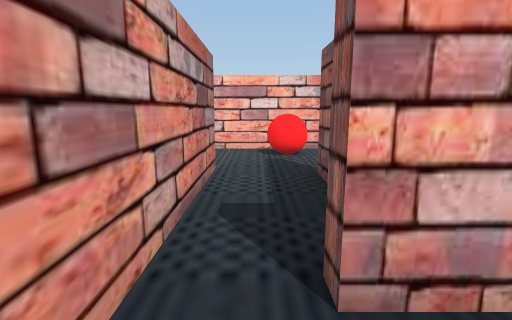
view 1 (above)

23 first-person views from a walk through a scene from a Unity 3-D project. The camera is 1.5 m above the floor, tilts 10° down and sees 85° across. The floor is counted in squares, 0.95 m on a side. Each view is taken from the middle of a square. On the plan, view 1 faces up. The plan holds only what a view shows up to about 14 squares ahead; the rest is blank. The place goes on beyond the plan. The player is left out.

view 2
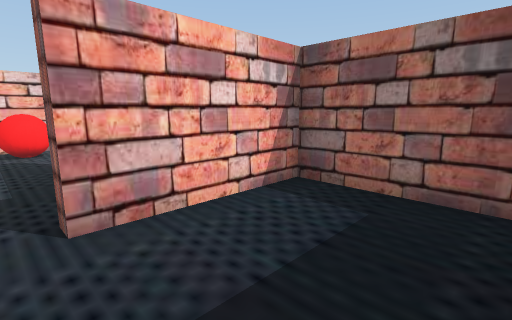

view 3
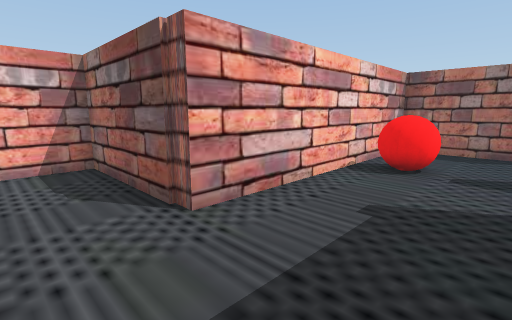

view 4
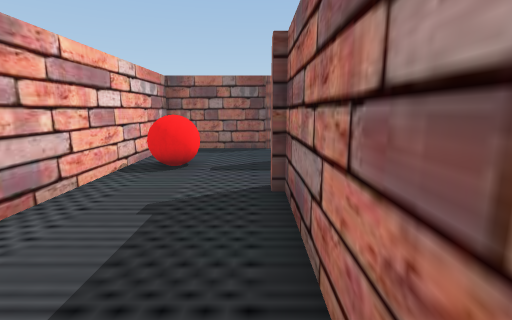

view 5
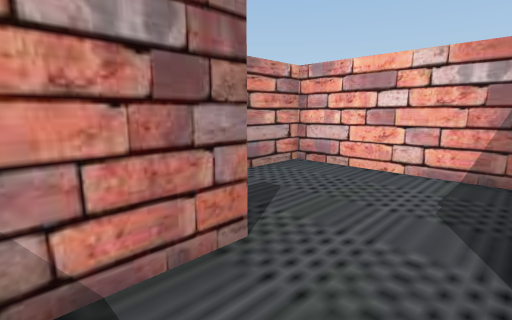

view 6
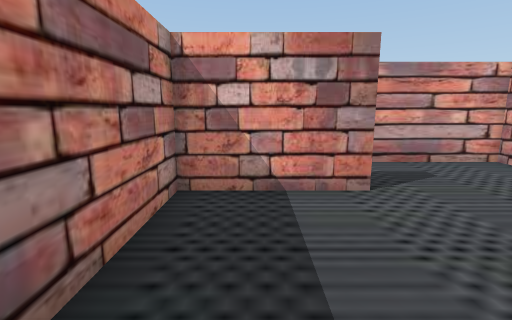

view 7
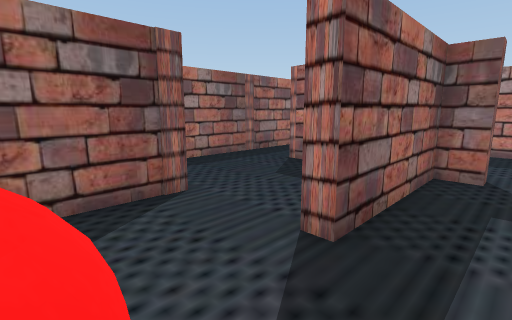

view 8
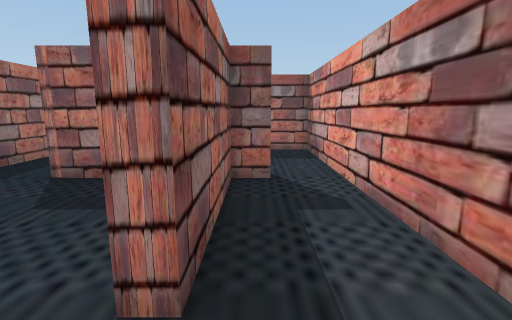

view 9
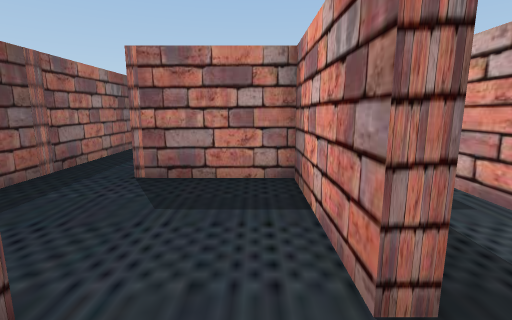

view 10
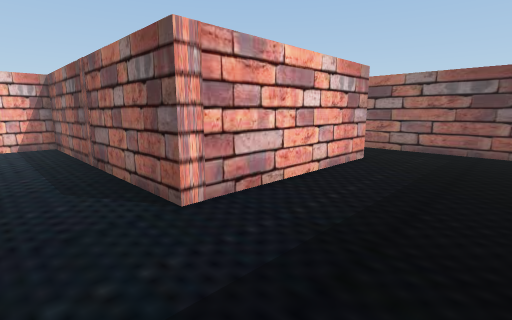

view 11
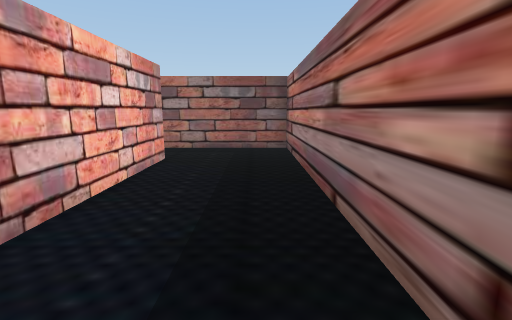

view 12
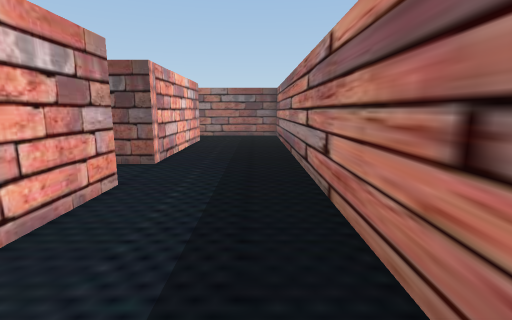

view 13
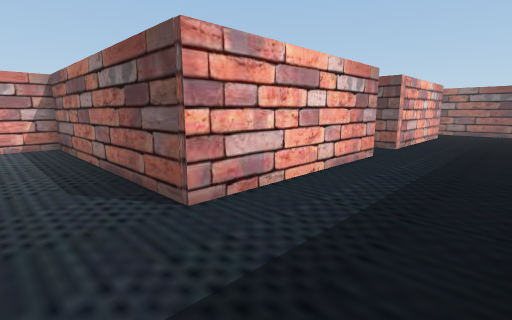

view 14
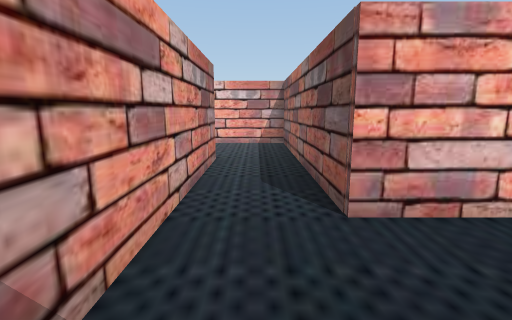

view 15
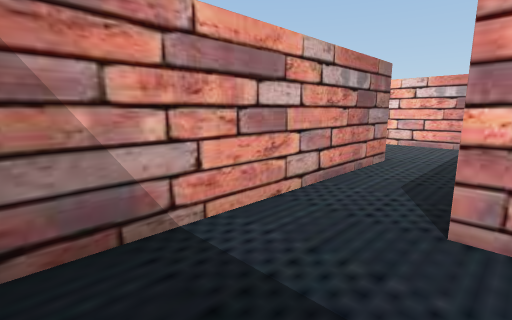

view 16
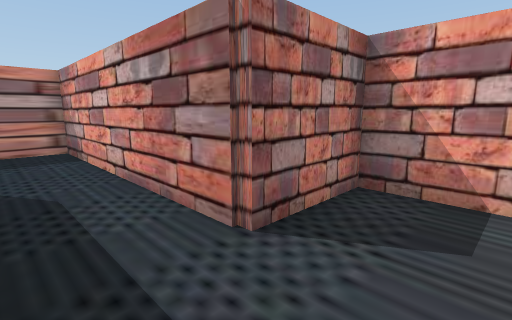

view 17
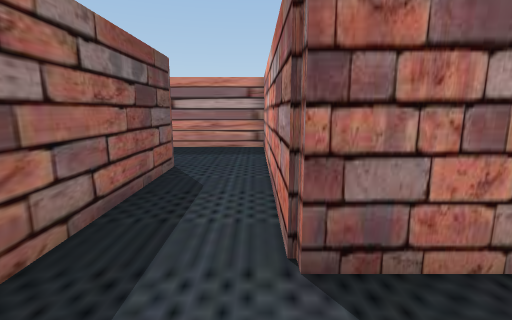

view 18
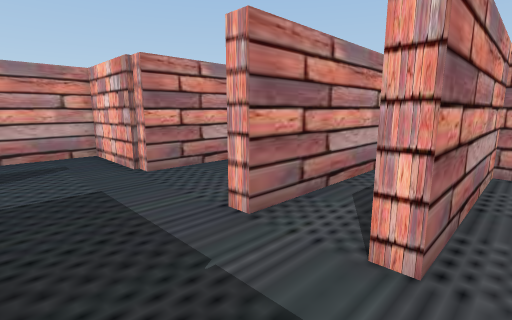

view 19
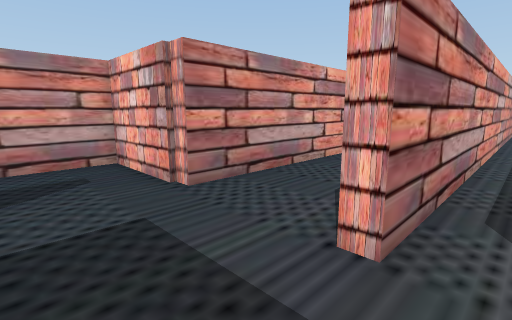

view 20
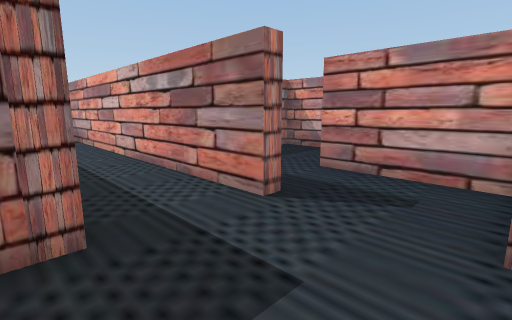

view 21
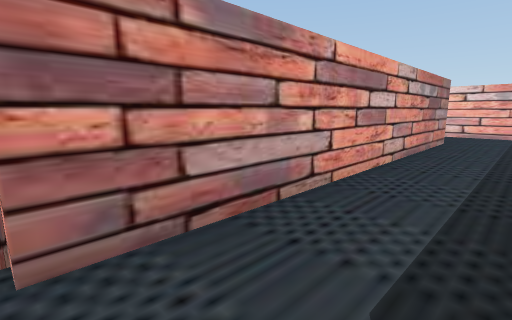

view 22
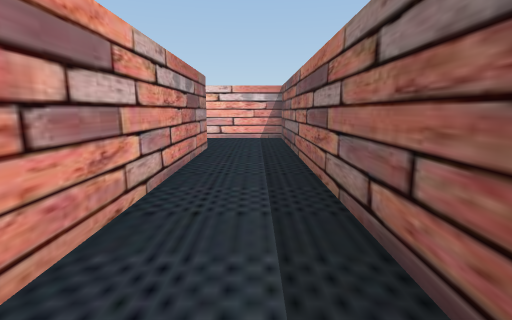

view 23
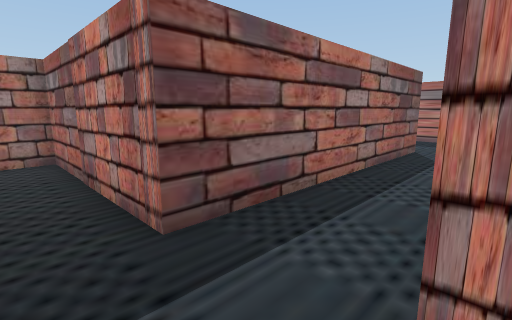

### Floor plan
Points are (right, up) in squares from view 1. A wall is a line through its corners. A room is listed if a view was taken in it or the views show most of it. See-through windows are left out.
Room 1 (views 1, 2)
walls: (-1.1, 1.4) (-1.1, -2.5) (1.1, -2.5); (5.4, -1.9) (5.4, 2) (0.7, 2)
ways out: opening at (0, 2) to room 2
Room 2 (views 3, 4, 5, 6, 7, 8, 9)
walls: (-1.8, 7.6) (-1.1, 7.6) (-1.1, 1.4); (4.9, 7) (4.9, 11.7) (-4.8, 11.7); (-7.4, 10.4) (-7.4, 7.4) (-1.6, 7.4); (0.7, 2) (0.7, 2.5) (1.6, 2.5) (1.6, 7.1) (2.1, 7.1)
ways out: opening at (0, 2) to room 1; opening at (3.5, 7) to room 5; opening at (-6.7, 12) to room 6
objects: red ball (1, 10) to (2, 11)
Room 3 (views 10, 11, 12, 13, 14, 15, 16, 17)
walls: (6, -3) (-1.6, -3) (-1.6, 6.9) (-6.1, 6.9); (1.2, -7.3) (18.4, -7.3); (15.4, -3) (8.3, -3); (-7.4, 4.9) (-7.4, 2.5) (-4.3, 2.5) (-4.3, -7.3) (-0.2, -7.3); (18.1, -7.4) (18.1, -4.5)
ways out: opening at (7.5, -4) to room 5; opening at (16.5, -4)
Room 4 (views 18, 19, 20, 21, 22, 23)
walls: (-17.6, 10.8) (-20.9, 10.8) (-20.9, 7.6); (-13.5, 16.4) (-13.5, 26.5); (-10.6, 10.8) (-11.1, 10.8); (-18.2, 7.4) (-17.7, 7.4) (-17.7, -4.5); (-13, 26.5) (-13, 10.8) (-13.5, 10.8); (-17.1, 26.5) (-17.1, 11.1) (-17.6, 11.1); (-14.8, -3.1) (-14.8, 7.4) (-8, 7.4) (-8, 8.8)
ways out: opening at (-9.5, 11) to room 6; opening at (-19.5, 7); opening at (-16.5, -3.5)
Room 5 (no view inside)
walls: (2.1, 7.1) (2.1, 2.5) (6, 2.5); (8.3, -3) (8.3, 7.1) (6.5, 7.1)
ways out: opening at (3.5, 7) to room 2; opening at (7.5, -4) to room 3
Room 6 (no view inside)
walls: (-7.4, 11.4) (-7.4, 10.4); (-4.8, 11.7) (-4.8, 16.6) (-10.6, 16.6) (-10.6, 10.8)
ways out: opening at (-6.7, 12) to room 2; opening at (-9.5, 11) to room 4

Positions as (right, up) in squares from view 1, and headings:
1: (0, 0), facing up
2: (0, -2), facing up-right
3: (-7, 8), facing up-right
4: (-7, 8), facing right
5: (-5, 9), facing up-left
6: (-2, 9), facing left
7: (0, 10), facing down-right
8: (1, 9), facing down
9: (3, 9), facing down
10: (6, -7), facing up-right
11: (6, -6), facing right
12: (0, -6), facing right
13: (-4, -7), facing up-right
14: (-3, -7), facing up
15: (-1, -7), facing up-left
16: (-2, 5), facing down-left
17: (-4, 5), facing down
18: (-10, 8), facing up-left
19: (-12, 8), facing up-left
20: (-14, 11), facing down-left
21: (-14, 11), facing up-left
22: (-15, 15), facing up
23: (-18, 9), facing down-right
